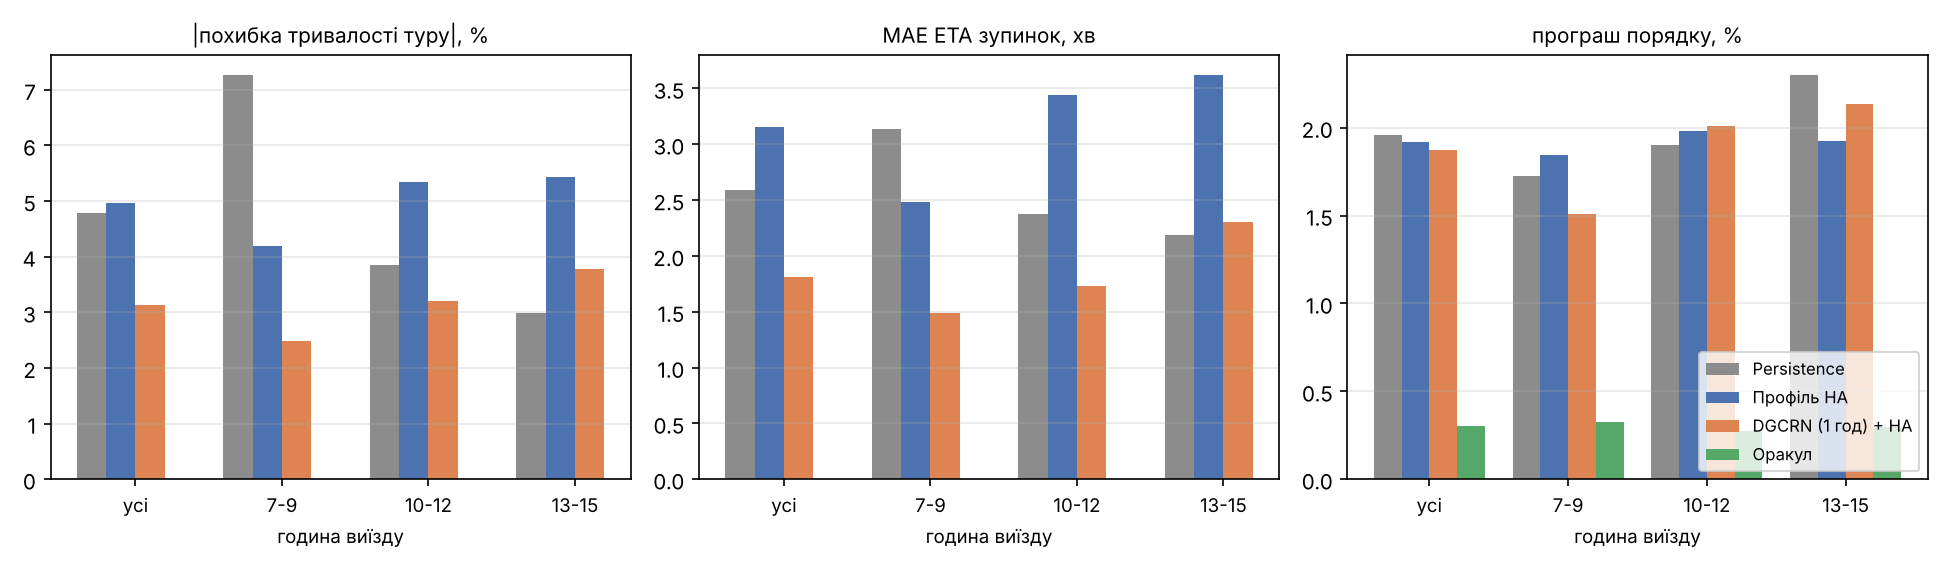

Write the Python code that produced this figure.
"""Аналіз турів доставки: похибка ETA (тур, зупинки), програш порядку відносно найкращого відомого плану.
Бутстреп-ДІ (2000 повторів) за днями виїзду (кластери), парні різниці політик відносно persistence."""
import json
import numpy as np, pandas as pd
import matplotlib; matplotlib.use('Agg'); import matplotlib.pyplot as plt

D = pd.concat([pd.read_csv(f'tours_shard{s}.csv') for s in (0, 1)], ignore_index=True)
D['t'] = pd.to_datetime(D.t); D['day'] = D.t.dt.normalize(); D['hour'] = D.t.dt.hour
ref = D.groupby('tour').real_min.min().clip(upper=D.groupby('tour').opt_min.first())   # найкращий відомий план
D['ref_min'] = D.tour.map(ref)
D['regret'] = (D.real_min - D.ref_min) / D.ref_min * 100
D['abs_eta'] = D.eta_err_pct.abs()
D['abs_last'] = D.stop_eta_last_err_min.abs()
POL = ['persist', 'ha', 'dgcrn', 'oracle']
NAME = {'persist': 'Persistence', 'ha': 'Профіль HA', 'dgcrn': 'DGCRN (1 год) + HA', 'oracle': 'Оракул'}
MET = {'abs_eta': '|похибка тривалості туру|, %', 'eta_err_pct': 'зміщення тривалості, %',
       'stop_eta_mae_min': 'MAE часу прибуття на зупинки, хв', 'abs_last': '|похибка ETA останньої зупинки|, хв',
       'regret': 'програш порядку, %'}
rng = np.random.default_rng(0)
days = np.sort(D.day.unique())


def table(sub):
    W = {m: sub.pivot(index='tour', columns='policy', values=m) for m in MET}
    tday = sub.groupby('tour').day.first()
    out = {}
    nd = tday.nunique(); B = [rng.integers(0, nd, nd) for _ in range(2000)]
    for m, Wm in W.items():
        g = Wm.groupby(tday).agg(['sum', 'count'])
        row = {}
        for p in POL:
            s, c = g[(p, 'sum')].values, g[(p, 'count')].values
            row[p] = float(s.sum() / c.sum())
            if p in ('ha', 'dgcrn'):
                d = (g[('persist', 'sum')] - g[(p, 'sum')]).values
                bs = [d[b].sum() / c[b].sum() for b in B]
                row[f'{p}_vs_persist'] = [float(d.sum() / c.sum()), float(np.percentile(bs, 2.5)), float(np.percentile(bs, 97.5))]
        d = (g[('ha', 'sum')] - g[('dgcrn', 'sum')]).values; c = g[('ha', 'count')].values
        bs = [d[b].sum() / c[b].sum() for b in B]
        row['dgcrn_vs_ha'] = [float(d.sum() / c.sum()), float(np.percentile(bs, 2.5)), float(np.percentile(bs, 97.5))]
        out[m] = row
    return out


R = {'tours': int(D.tour.nunique()), 'days': int(len(days)),
     'tour_min_median': float(D[D.policy == 'oracle'].real_min.median()),
     'tour_min_p10_p90': [float(x) for x in D[D.policy == 'oracle'].real_min.quantile([.1, .9])]}
R['all'] = table(D)
R['by_start'] = {}
for name, m in [('7-9 год (ранковий пік)', D.hour.isin([7, 8, 9])), ('10-12 год', D.hour.isin([10, 11, 12])),
                ('13-15 год (тур захоплює вечірній пік)', D.hour.isin([13, 14, 15]))]:
    if D[m].tour.nunique() < 2: continue
    R['by_start'][name] = dict(tours=int(D[m].tour.nunique()), **table(D[m]))
json.dump(R, open('nyc_tours_eval.json', 'w'), indent=1, ensure_ascii=False)


def show(T, title):
    print(f'\n=== {title} ===')
    rows = []
    for m, lab in MET.items():
        r = T[m]
        f = lambda v: f'{v[0]:+.2f} [{v[1]:+.2f}, {v[2]:+.2f}]'
        rows.append([lab] + [f'{r[p]:.2f}' for p in POL] + [f(r['dgcrn_vs_persist']), f(r['ha_vs_persist']), f(r['dgcrn_vs_ha'])])
    print(pd.DataFrame(rows, columns=['метрика'] + [NAME[p] for p in POL] + ['persist−DGCRN', 'persist−HA', 'HA−DGCRN']).to_string(index=False))


print(f"тури: {R['tours']}, днів: {R['days']}, медіана тривалості {R['tour_min_median']:.0f} хв, p10-p90 {R['tour_min_p10_p90']}")
show(R['all'], 'усі тури')
for k, v in R['by_start'].items():
    show(v, f"{k}, турів {v['tours']}")

# графік: похибка ETA на зупинках і програш порядку
fig, ax = plt.subplots(1, 3, figsize=(13, 3.8))
col = {'persist': '#8c8c8c', 'ha': '#4c72b0', 'dgcrn': '#dd8452', 'oracle': '#55a868'}
for j, (m, lab) in enumerate([('abs_eta', '|похибка тривалості туру|, %'), ('stop_eta_mae_min', 'MAE ETA зупинок, хв'), ('regret', 'програш порядку, %')]):
    groups = ['усі'] + list(R['by_start'])
    x = np.arange(len(groups))
    for i, p in enumerate(POL[:3] if m != 'regret' else POL):
        vals = [R['all'][m][p]] + [R['by_start'][g][m][p] for g in R['by_start']]
        ax[j].bar(x + (i - 1.5) * 0.2, vals, 0.2, color=col[p], label=NAME[p])
    ax[j].set_xticks(x); ax[j].set_xticklabels(['усі'] + [g.split(' ')[0] for g in R['by_start']], fontsize=9)
    ax[j].set_title(lab, fontsize=10); ax[j].set_xlabel('година виїзду', fontsize=9); ax[j].grid(axis='y', alpha=.3)
ax[2].legend(fontsize=8, loc='lower right')
plt.tight_layout(); plt.savefig('nyc_tours_eval.png', dpi=150)
D.to_parquet('tours_all.parquet')
